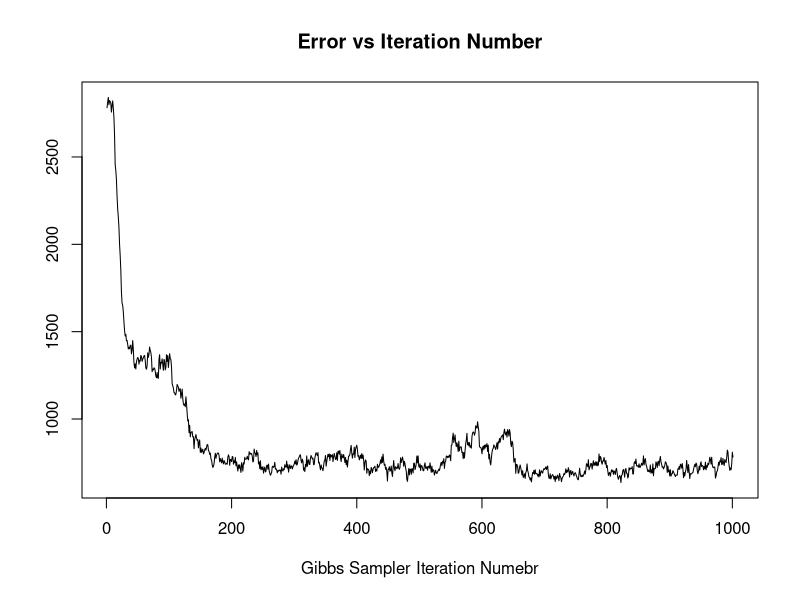

Generate this figure with R:
######################################
## Gibbs Sampler for Spam Detection ##
######################################

# This code is a hierarchical Bayesian model that uses a Gibbs sampler to filter
# emails. The model assumes that the number of "spam" words in an email is
# Poisson distributed. So the inbox is a mixture of Poisson distributions with
# a latent variable of whether or not the email is spam. We are interested in
# the value of the latent variable for our classification.

# Reading the data
spam<-read.csv("spam.csv")
#spam<-spam[1:500,]
n<-length(spam[,1])
real<-rep(1,n)
real[spam[,1]=="spam"]<-0


# Setting parameters
set.seed(405)               # For testing reproducibility
Z0<-rbinom(n, 1, .5)        # Initial value of Z for Gibbs Sampler
beta<-1                     # Used in exponential prior
a<-1                        # Used in beta prior
b<-1                        # Used in beta Prior
m<-1000                     # Number of Gibbs Sampler iterations




# Create a list of spam words to test each email against
spam_words<-tolower(c("Free", "entry", "wkly", "comp", "win", "final", "tkts", "Text", "entry",
              "FreeMsg", "darling", "fun", "XxX", "entitled", "Update", "credit", "claim", "subscription",
              "special", "pleased", "valued", "jackpot", "prize"))

# Assigning spam word counts to each email
# Create X vector representing the number of spam words in each email
X<-rep(0,n)

# Search through each email to see update spam word count
vec<-spam_words
for(word in vec){
  for(i in 1:n){
    if(grepl(word, tolower(spam[i,2]))){
      X[i]<-X[i]+1
    }
  }
}


# Defining functions to make easy sampling
samp<-function(X, l0, l1, p){
  temp<-c()
  p.0<-(1-p)*dpois(X, l0)
  p.1<-p*dpois(X, l1)
  q<-p.1/(p.1+p.0)
  for(i in 1:n){
    temp<-c(temp, rbinom(1,1,q[i]))
  }
  return(temp)
}

# Running the Gibbs Sampler
Z<-vector(mode='list', length=m+1)                               # Creating the Z vector
Z[[1]]<-Z0                                                       # Initializing the Z vector
lambda<-vector(mode="list", length=m+1)
mix_param<-c()
for(j in 1:m){
  Y<-Z[[j]]
  l0<-rgamma(1,sum(X*(1-Y))+1, scale=beta/(beta*sum(1-Y)+1))     # Sample conditional lambda0
  l1<-rgamma(1,sum(X*Y)+1, scale=beta/(beta*sum(Y)+1))           # Sample conditional lambda1
  lambda[[j]]<-c(l0, l1)                                         # Saving iterations of the parameters
  p<-rbeta(1, a+sum(Y), b+sum(1-Y))                              # Sample conditional mixing parameter
  mix_param<-c(mix_param, p)                                     # Saving iterations of the mixing parameter
  Z[[j+1]]<-samp(X, l0, l1, p)                                   # Sample the labeling variables
  if(j%%500==0){
    print(j)
  }
}

# Finding the posterior mean of Z
Z.bar<-rep(0,n)
for(i in 1:m+1){
  Z.bar<-Z.bar+Z[[i]]
}
Z.bar<-Z.bar/m

# Rounding the estimates to binary spam/not-spam labels
Z.bar<-round(Z.bar)


# Error Analysis
# Finding the accuracy of the algorithm
error<-sum((Z.bar-real)^2)
percent_correct<-1-error/n
percent_correct                        # 91% accurate

# Counting the number of emails marked as not spam when they actually are
spam_count<-0
for(i in 1:n){
  if(Z.bar[i]==1 & real[i]==0){
    spam_count<-spam_count+1
  }
}
spam_count


# Counting the number of non-spam emails marked as spam
ham_count<-0
for(i in 1:n){
  if(Z.bar[i]==0 & real[i]==1){
    ham_count<-ham_count+1
  }
}
ham_count


# Determining the real values of the parameters of our model
l0_real<-mean(X[real==0])
l1_real<-mean(X[real==1])
p_real<-sum(real)/n

# Finding the spam word count of the mislabeled emails
missed<-X[real!=Z.bar]
l_missed<-mean(missed)                    # Average spam word count of the missed emails
l_01<-(l0_real-l1_real)/2                 # Average spam word count between the two groups
                                          # l_missed is approx. l_01, the missed emails did not give enough
                                          #    information to definitively classify them. Improving the
                                          #    spam word bank would better separate these groups


# Finding and plotting the error at each iteration of the Gibbs Sampler
error_vec<-c()
for(i in 1:(m+1)){
  error_vec<-c(error_vec, sum((Z[[i]]-real)^2))
}

plot(error_vec, xlab="Gibbs Sampler Iteration Numebr", ylab=" ", main="Error vs Iteration Number", type="l")





